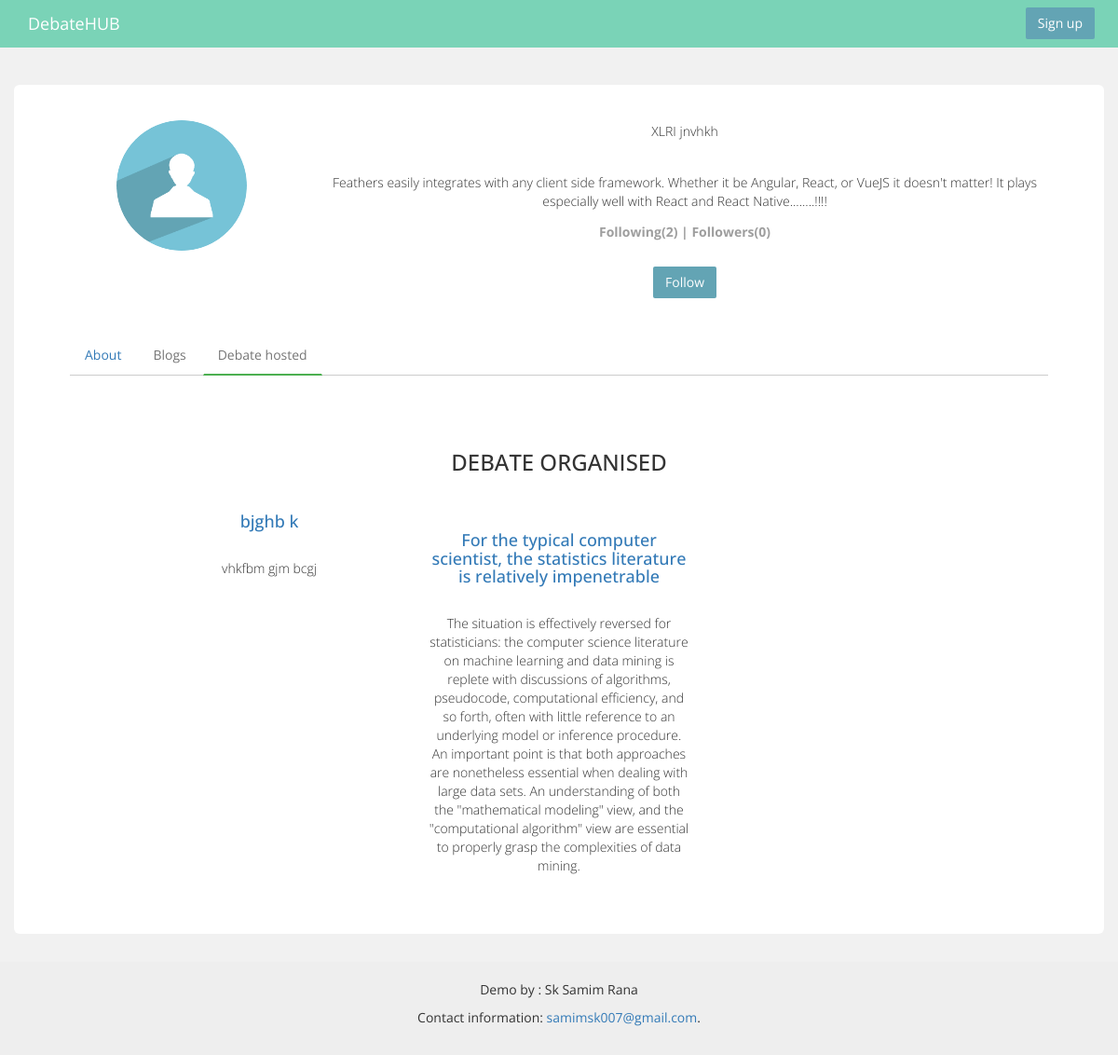
Page /user/superuser/debatehosted/ on the earlier database version.
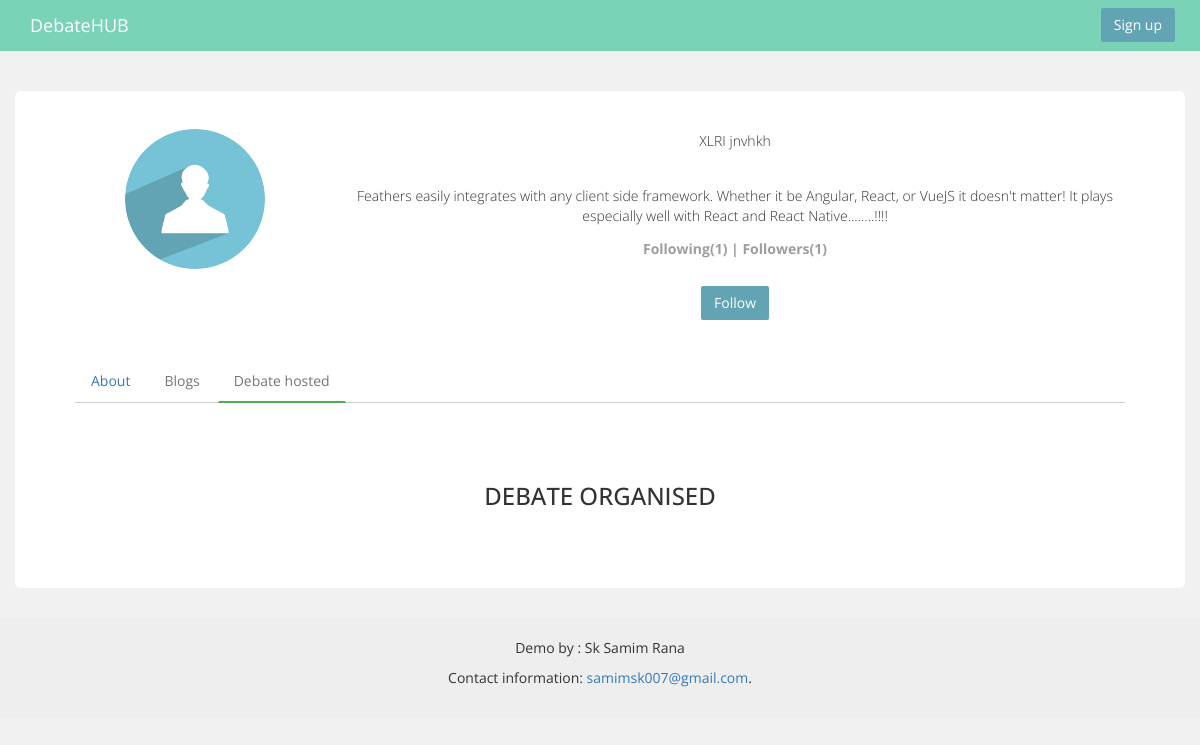
Same page on the later database version.
### devdebate/models.py (models this page shows, shortened)
class Debate(models.Model):
	hostedby 	= models.ForeignKey(AUTH_USER_MODEL, on_delete = models.CASCADE, related_name = 'hosted_by')
	title 		= models.CharField(max_length = 500, blank = False)
	description = models.CharField(max_length = 1000, blank = False)
	stat		= models.IntegerField(default = 0)
	opinioncount= models.IntegerField(default = 0)
	class Meta:
		ordering = ["-opinioncount"]

### UserApp/controller/profile.py (the view)
# urls.py: url(r'^(?P<user_name>\w+)/debatehosted/$', debatehosted, name = 'debatehosted'),
def debatehosted(request, user_name):
	context = {}
	blogcontext	= {}
	account = get_object_or_404(User, username = user_name)
	if account.usertype is None:
		context 	= personfunc(request, user_name)
		return render(request, 'UserApp/person/Profile.html', context)
	else:
		context = organisationfunc(user_name, request)
		debatecontext	= debatelisted(request, user_name)
		context 	= { **context, **debatecontext }
		return render(request, 'UserApp/org/debatehosted.html', context)

### UserApp/controller/profile.py (called while the page is built)
def debatelisted(request, user_name):
	print("okhy")
	context = {}
	user_instance = get_object_or_404(User, username = user_name)
	context['debatelist'] = user_instance.hosted_by.all()
	return context

def organisationfunc(user_name, request):
	context 			= {}
	user_instance 		= get_object_or_404(User, username = user_name)
	org_instance		= get_object_or_404(Organisation, user = user_instance)
	following_followers = get_object_or_404(FollowingUser, person = user_instance)
	cannotfollow		= False
	for i in following_followers.followers.all():
		if i == request.user:
			cannotfollow = True
			break
	context['org']		= user_instance
	context['orgdetails']	= org_instance
	context['highlight']	= "border-bottom: 2px solid #4caf50;"
	context['stories']		=  user_instance.story_by.all()
	context['cannotfollow']	= cannotfollow
	context['following']	= following_followers.following.all().count()
	context['followers']	= following_followers.followers.all().count()
	return context

### UserApp/templates/UserApp/org/debatehosted.html (shortened to what this page needs)
{% include "navbar/nav.html" %}
{% load staticfiles %}
<div class="container">
	<div class="row">
		<div class="jumbotron">
			<div class="row">
				<div class="col-lg-3">
			        {% if org.photo %}
			            <img src ="{{ org.photo.url }}" style="width: 60%; border: 2px solid #fff; border-radius: 50%; display: block; margin: auto;">
			        {% else %}
			            <img src ="{% static 'images/person-icon.png' %}" style="width: 60%; border: 2px solid #fff; border-radius: 50%; display: block; margin: auto; margin-top: 15%;">
			        {% endif %}
				</div>
				<div class="col-lg-9 text-center" style="margin-left: auto;">
					<br>
					<br>
					{% if orgdetails.name  %}
					<p>
						{{ orgdetails.name }}
					</p>
					{% else %}
					<p>
					{{ org.username }}
					</p>
					{% endif %}
					<br>
					{% if orgdetails.details %}
					<p>
						{{ orgdetails.details }}
					</p>
					{% else %}
					<p>
					{{ orgdetails.name }} have not added any details yet.
					</p>
					{% endif %}
					<h5 style="color: #9e9e9e"><strong>Following({{ following }}) | Followers({{ followers }})</strong></h5>
				    <br>
				    	{% if cannotfollow == False and org.username != request.user.username  %}
				    	<div id = "deletelink" >
				    	   <button type="button" class="btn btn-primary" id = "followbutton">Follow</button>
				    	</div>
				    	<br>
				    	{% elif  org.username != request.user.username %}
				    	<div id = "getlink" >
				    	   <button type="button" class="btn btn-warning" onclick = "unfollowfunc()" id = "unfollowbutton">unfollow</button>
				    	</div>
				    	{% endif %}
				</div>
			</div>
			<br>
			<ul class="nav nav-tabs" style="border-bottom: 1px solid #ccc;">
	      		<li role="presentation" class="usermenu"><a href="{% url 'profile' org.username %}">About</a></li>
	      		<li role="presentation" class="usermenu"><a href="{% url 'blog' org.username %}" style="color: #757575;">Blogs</a></li>
	      		<li role="presentation" class="usermenu"><a href="{% url 'debatehosted' org.username %}"
	      			style="color: #757575; {{ highlight }}">Debate hosted</a></li>
	    	</ul>
	    	<br>
	    	<br>
	    	<div class="row text-center" style="padding-left: 7%; padding-right: 7%; ">
	    	<br>
	    	<h3>DEBATE ORGANISED</h3>
	    	<br>
	    	{% if debatelist %}
	    	{% for debate in debatelist %}
	    	<div class="col-md-4">
	    		<a href="{% url 'debatedetail' debate.id %}" style="text-decoration: none;"><h4>{{ debate.title }}</h4></a>
	    		<br>
	    		<p>{{ debate.description }}
	    		</p>
	    	</div>
	    	<br>
	    	{% endfor %}
	    	{% endif %}
	    	</div>
		</div>
	</div>
</div>
<footer style="background-color: #eee;">
<div class="text-center" >
<br>
  <p>Demo by : Sk Samim Rana</p>
  <p>Contact information: <a href="mailto:samimsk007@gmail.com">
samimsk007@gmail.com</a>.</p>
</div>
<br>
</footer>

Differences in the rows shown:
removed Debate: title "bjghb k", description "vhkfbm gjm bcgj"
removed Debate: title "For the typical computer scientist, the statistics literature is relatively impenetrable", description "The situation is effectively reversed for statisticians: the computer science literature on machine learning and data mining is replete with discussions of algorithms, pseudocode, computational efficiency, and so forth, often with little reference to an underlying model or inference procedure. An important point is that both approaches are nonetheless essential when dealing with large data sets. An understanding of both the \"mathematical modeling\" view, and the \"computational algorithm\" view are essential to properly grasp the complexities of data mining."
Other differences:
{{ following }}: "2" → "1"
{{ followers }}: "0" → "1"
